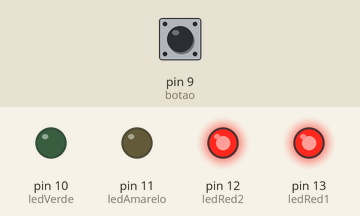
Simulated run of this sketch. Board: Arduino Uno, built with avr-gcc and run on an emulated ATmega328P. Parts: output pins drawn as LEDs (lit = HIGH). Inputs (shaded band) come from the test bench; at power-on: pin 9 (botao) LOW.

Above: at 0.1 s.
At 18.0 s:
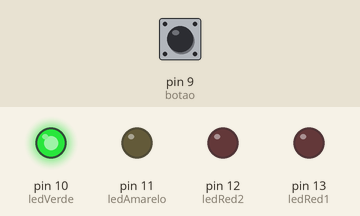
18.1 s: pin 9 (botao) pulled HIGH for 3 s
At 18.8 s:
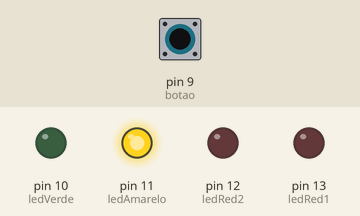
Timing chart, 0 to 33.2 s (numbered marks = the images above; inputs shaded):
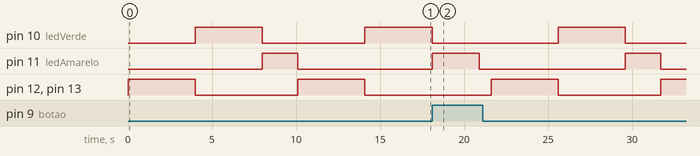

The sketch:

Semaforo_simples.ino
```cpp
//semaforo
//LED e botao
int ledRed1 =13;
int ledRed2 =12;
int ledAmarelo =11;
int ledVerde =10;
int botao= 9;
//TEMPO DOS LEDS
int tempoV =4000;
int tempoA =2100;

void setup()
{
  pinMode(ledRed1, OUTPUT);
  pinMode(ledRed2, OUTPUT);
  pinMode(ledAmarelo, OUTPUT);
  pinMode(ledVerde, OUTPUT);
}

void loop()
{


  if(digitalRead(botao)==HIGH){//Somente led amraelo ligado
  //Amarelo ligado
  digitalWrite(ledRed1, 0);
  digitalWrite(ledRed2, 0);
  digitalWrite(ledVerde, 0);
  digitalWrite(ledAmarelo, 1);
  delay(700);//led Amarelo ligado
  digitalWrite(ledAmarelo, 0);
  delay(700);//led Amarelo ligado


  }//fecha if

  else{
       //led vermelho ligado
  digitalWrite(ledRed1, 1);
  digitalWrite(ledRed2, 1);
  digitalWrite(ledAmarelo, 0);
  digitalWrite(ledVerde, 0);
  delay(tempoV); //Tempo do LED VERMELHO
  //Verde
  digitalWrite(ledRed1, 0);
  digitalWrite(ledRed2, 0);
  digitalWrite(ledAmarelo, 0);
  digitalWrite(ledVerde, 1);
  delay(tempoV);//led verde ligado
  //Amarelo
   digitalWrite(ledRed1, 0);
  digitalWrite(ledRed2, 0);
  digitalWrite(ledAmarelo, 1);
  digitalWrite(ledVerde, 0);
  delay(tempoA);//led Amarelo ligado

  }//fecha else
}//Void Loop
```

Measured:
- by itself, pin 12 (ledRed2), pin 13 (ledRed1): alternates HIGH for 4.0 s and LOW for 6.1 s
